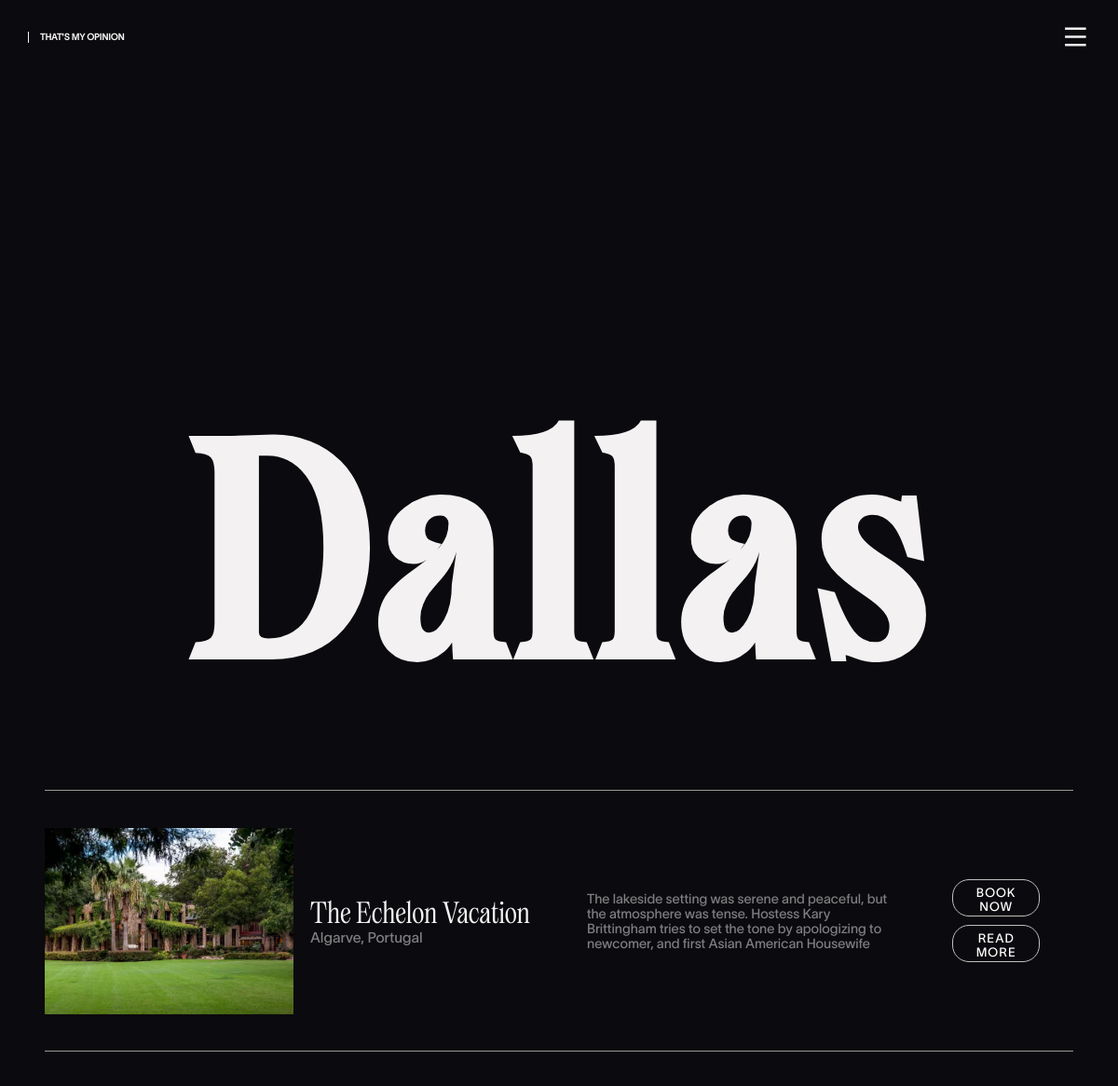
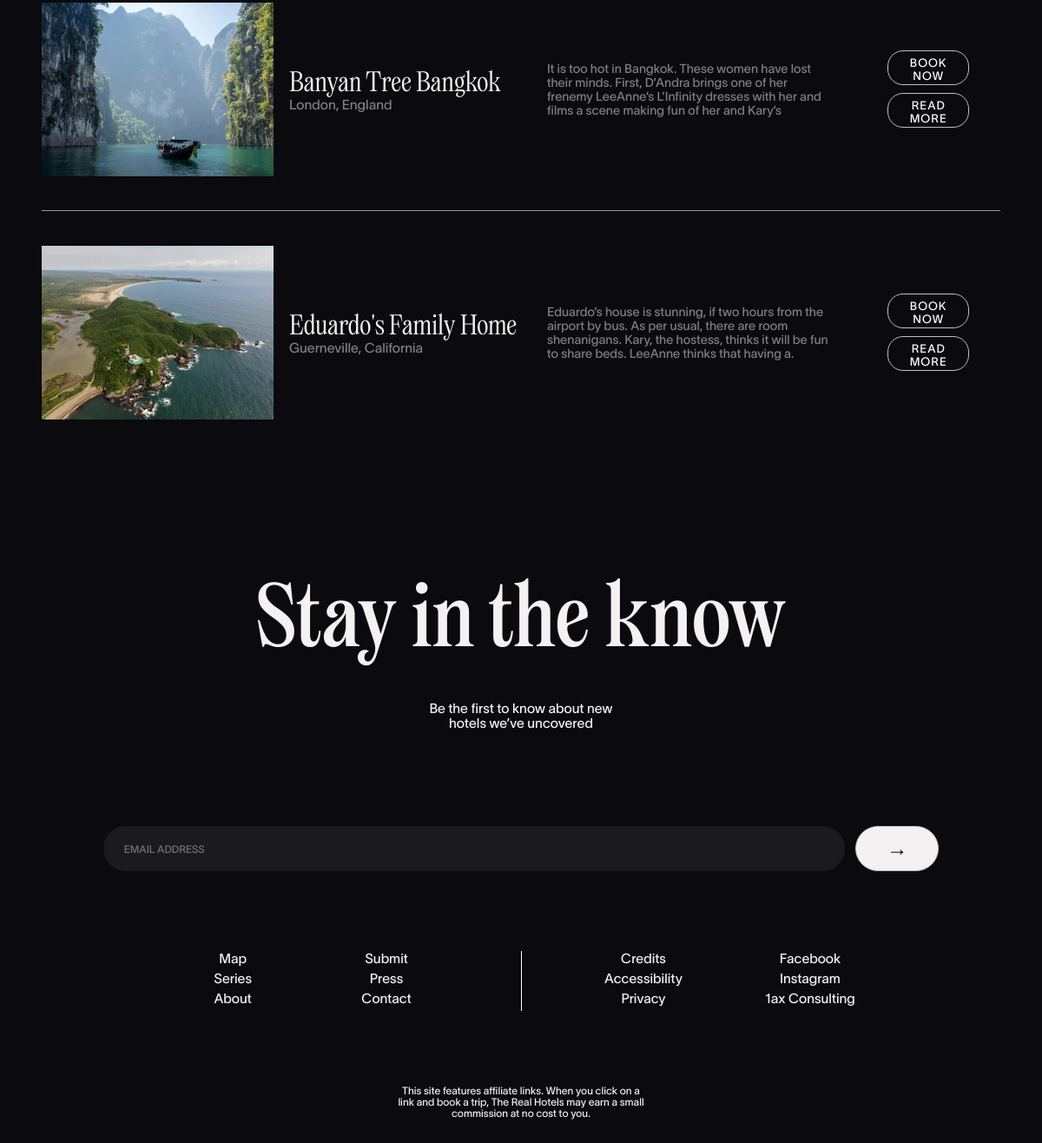
/html/Dallas.php?cityId=500, run on the app's committed database (2 pictures, top to bottom).
### tables this page shows
CREATE TABLE `create_intern_package` (
  `CIPackage_Id` int(50) NOT NULL,
  `Package_Name` varchar(100) NOT NULL,
  `Package_Type` varchar(50) NOT NULL,
  `Package_Location` varchar(100) NOT NULL,
  `Price` varchar(50) NOT NULL,
  `Package_Feature` varchar(300) NOT NULL,
  `Phone` varchar(20) NOT NULL,
  `Package_Image` varchar(100) NOT NULL,
  `City` varchar(50) NOT NULL,
  `Package_Details` varchar(300) NOT NULL
);

### html/Dallas.php (the view, shortened to what this page needs)
<?php
include("../config/connection.php");
 $City_Id = $_GET['cityId'];
$sql = "select * from city where City_Id = $City_Id";
$result = $conn->query($sql);
$row = mysqli_fetch_assoc($result);
$City_Name = $row['City_Name'];
$queryfordata = mysqli_query($conn, "select * from create_intern_package where City ='$City_Name'");
?>
<!DOCTYPE html>
<html lang="en">
<head>
    <link rel="stylesheet"href="https://cdn.jsdelivr.net/npm/locomotive-scroll@3.5.4/dist/locomotive-scroll.css" />
    <link rel="stylesheet" href="../css/new-york.css" />
    <link href="https://cdn.jsdelivr.net/npm/remixicon@4.3.0/fonts/remixicon.css" rel="stylesheet"/>
</head>
<body>
    <div class="main">
        <div class="page1">
    <div class="nav">
                <div class="nav-part1">
                    <h5>That's my opinion</h5>
                </div>
                <i class="ri-menu-line open"></i>
            </div>
             <div class="header">
                <h1 >Dallas</h1>
             </div>
        </div>
        <div class="page2">
        <?php
                 if (mysqli_num_rows($queryfordata) > 0) {
                    while ($rowdata = mysqli_fetch_assoc($queryfordata)) {
           ?>
            <div class="booking">
                <div class="booking1">
                    <div class="book-part1">
                        <img src="<?php echo $rowdata['Package_Image']; ?>" alt="">
                    </div>
                    <div class="book-part2">
                        <h2><?php echo $rowdata['Package_Name'] ?></h2>
                        <h4><?php echo $rowdata['Package_Location'] ?></h4>
                    </div>
                </div>
                <div class="booking2">
                    <div class="book-part3">
                        <h5><?php echo $rowdata['Package_Feature'] ?></h5>
                    </div>
                    <div class="book-part4"  >
                        <button><a href="../International_book/book_form.php ?Id=<?php echo $rowdata['CIPackage_Id'] ?>">Book now</a></button>
                        <button><a href="./read_more.php ?Intern_Id=<?php echo $rowdata['CIPackage_Id'] ?>">read more</a></button>
                    </div>
                </div>
            </div>
            <?php
                    }
                 }
            ?>
        </div>
        <div class="lastPage1">
            <h1>Stay in the know</h1>
            <h3>Be the first to know about new <br> hotels we’ve uncovered</h3>
            <form action="">
                <input type="email" name="" id="" placeholder="EMAIL ADDRESS">
                <button>&rarr;</button>
            </form>
            <div class="lastPage2">
                <div class="last-part1">
                    <div class="last-part11">
                        <h3>map</h3>
                        <h3>Series </h3>
                        <h3>About</h3>
                    </div>
                    <div class="last-part11">
                        <h3>submit</h3>
                        <h3>press</h3>
                        <h3>contact</h3>
                    </div>
                </div>
                <div class="last-part2">
                    <div class="last-part11">
                        <h3>credits</h3>
                        <h3>accessibility </h3>
                        <h3>privacy</h3>
                    </div>
                    <div class="last-part11">
                        <h3>facebook</h3>
                        <h3>instagram</h3>
                        <h3>1ax consulting</h3>
                    </div>
                </div>
            </div>
            <h5>This site features affiliate links. When you click on a  <br> link and book a trip, The Real Hotels may earn a small  <br> commission at no cost to you.</h5>
        </div>
    </div>
</body>
</html>

### css/new-york.css (style rules this page uses)
* { padding: 0%; margin: 0%; box-sizing: border-box; color: #f3f1f1; }
html, body { height: 100%; width: 100%; }
.main { width: 100%; overflow-x: hidden; background-color: #0b0a0e; }
.page1 { width: 100%; height: 100vh; position: relative; }
.nav { width: 100%; height: 10vh; color: #f3f1f1; align-items: center; justify-content: space-between; display: flex; padding: 2.5vw; font-family: twl; }
.nav-part1 h5 { padding-left: 1vw; border-left: 1px solid #f3f1f1; text-transform: uppercase; line-height: 1.3; font-size: 0.8vw; }
.nav i { font-size: 2.5vw; font-weight: 400; }
.header { position: absolute; bottom: 10%; width: 100%; height: 30vh; display: flex; align-items: center; object-fit: cover; justify-content: center; }
.header h1 { text-align: center; color: #f3f1f1; font-size: 25vw; letter-spacing: 1vw; text-transform: capitalize; font-family: regular; }
.page2 { min-height: 100vh; width: 100%; background-color: #0b0a0e; padding: 4vw; }
.booking { width: 100%; height: 35vh; color: white; border-top: 1px solid rgb(155, 151, 151); align-items: center; justify-content: space-around; display: flex; }
.booking1 { width: 50%; display: flex; align-items: center; gap: 1.5vw; height: 100%; justify-content: center; }
.booking2 { width: 50%; height: 100%; align-items: center; justify-content: space-between; display: flex; }
.book-part1 { width: 50%; height: 25vh; }
.book-part1 img { width: 100%; height: 100%; object-fit: cover; background-position: center; background-size: cover; }
.book-part2 { width: 50%; height: 25vh; justify-content: center; display: flex; flex-direction: column; }
.book-part2 h2 { font-family: regular2; font-weight: 400; font-size: 2.5vw; }
.book-part2 h4 { font-family: twl; font-size: 1.3vw; font-weight: 400; opacity: 0.5; }
.book-part3 { width: 60%; margin-left: 2.5vw; align-items: center; justify-content: center; display: flex; height: 25vh; }
.book-part3 h5 { font-family: twl; font-size: 1.2vw; font-weight: 200; opacity: 0.5; }
.book-part4 { display: flex; width: 30%; padding: 2vw; justify-content: center; flex-direction: column; align-items: center; gap: 0.8vw; }
.book-part4 button { width: 80%; letter-spacing: 1px; height: 5vh; background-color: transparent; text-align: center; text-transform: uppercase; padding: 0.5vw; cursor: pointer; border: 1px solid silver; font-weight: 500; font-family: twl; color: white; transition: all ease 0.4s; position: relative; border-radius: 1.5vw; overflow: hidden; }
.book-part4 button::after { content: ""; position: absolute; height: 100%; width: 100%; background-color: white; left: 0; bottom: -100%; border-radius: 50%; transition: all ease 0.4s; }
.book-part4 button a { color: white; text-decoration: none; position: relative; z-index: 9; }
.lastPage1 { width: 100%; min-height: 100vh; font-family: twl; font-weight: 400; align-items: center; justify-content: center; display: flex; color: #f3f1f1; flex-direction: column; }
.lastPage1 h1 { font-family: regular; font-weight: 400; font-size: 8vw; margin-bottom: 5vh; }
.lastPage1 h3 { text-align: center; font-weight: 400; font-size: 1.3vw; margin-bottom: 13vh; }
.lastPage1 form { width: 90%; height: 8vh; padding: 0.5vw; align-items: center; justify-content: center; display: flex; }
.lastPage1 input { width: 80%; height: 100%; font-size: 1vw; outline: none; font-family: twl; padding: 0 2vw; border-radius: 8vh; color: #f3f1f1; background-color: #1b1a1e; border: none; }
.lastPage1 button { font-size: 2vw; width: 8vw; height: 100%; margin-left: 1vw; background-color: #f3f1f1; border: 1px solid silver; color: #0b0a0e; border-radius: 5vw; }
.lastPage2 { width: 80%; min-height: 30vh; display: flex; align-items: center; justify-content: space-between; }
.last-part1 { width: 50%; height: 50%; display: flex; align-items: center; justify-content: space-evenly; }
.last-part11 h3 { margin-bottom: 0.5vw; text-transform: capitalize; text-align: center; }
.last-part2 { border-left: 1px solid white; width: 50%; height: 50%; display: flex; align-items: center; justify-content: space-evenly; }
.lastPage1 h5 { font-weight: 400; font-size: 1vw; text-align: center; }

### data on the page
create_intern_package: Package_Image (picture), Package_Name "The Echelon Vacation", Package_Location "Algarve, Portugal", Package_Feature "The lakeside setting was serene and peaceful, but the atmosphere was tense. Hostess Kary Brittingham tries to set the tone by apologizing to newcomer, and first Asian American Housewife"
create_intern_package: Package_Image (picture), Package_Name "Banyan Tree Bangkok", Package_Location "London, England", Package_Feature "It is too hot in Bangkok. These women have lost their minds. First, D’Andra brings one of her frenemy LeeAnne’s L’Infinity dresses with her and films a scene making fun of her and Kary’s"
create_intern_package: Package_Image (picture), Package_Name "Eduardo's Family Home", Package_Location "Guerneville, California", Package_Feature "Eduardo’s house is stunning, if two hours from the airport by bus. As per usual, there are room shenanigans. Kary, the hostess, thinks it will be fun to share beds. LeeAnne thinks that having a."
